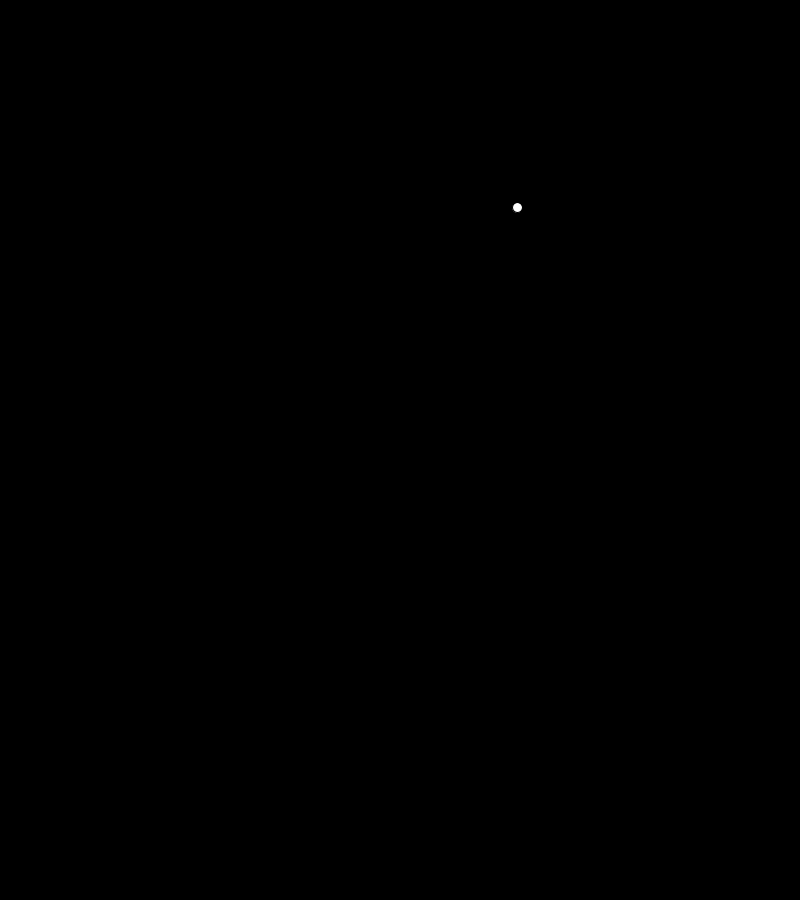
Frame 1 (no input)
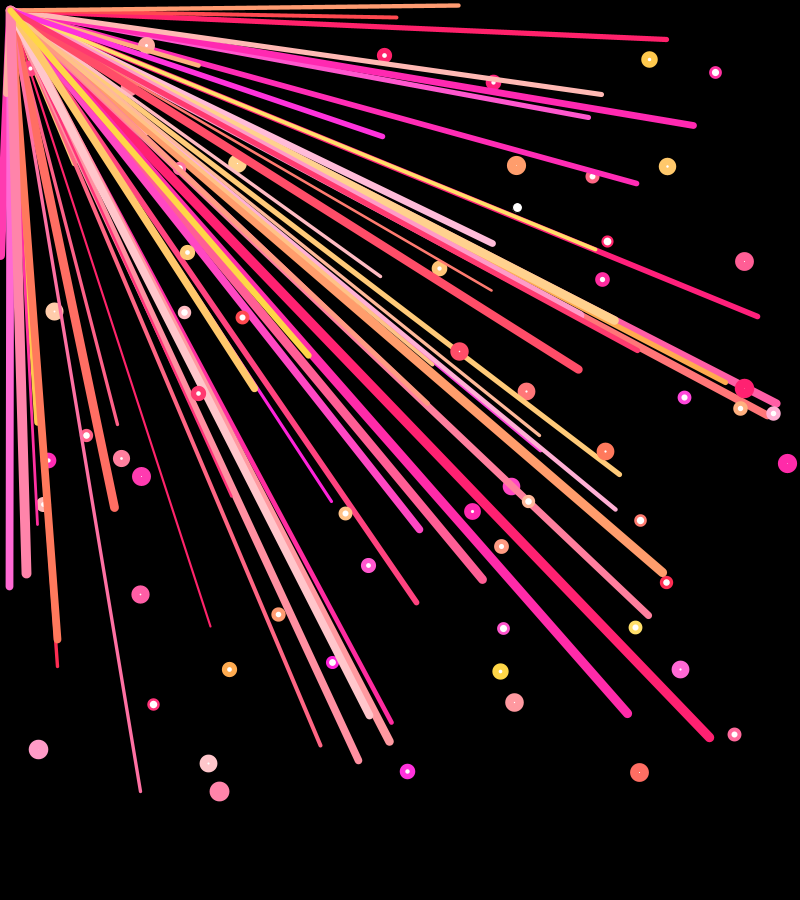
Frame 60 (the mouse pressed at the canvas centre just before this capture)
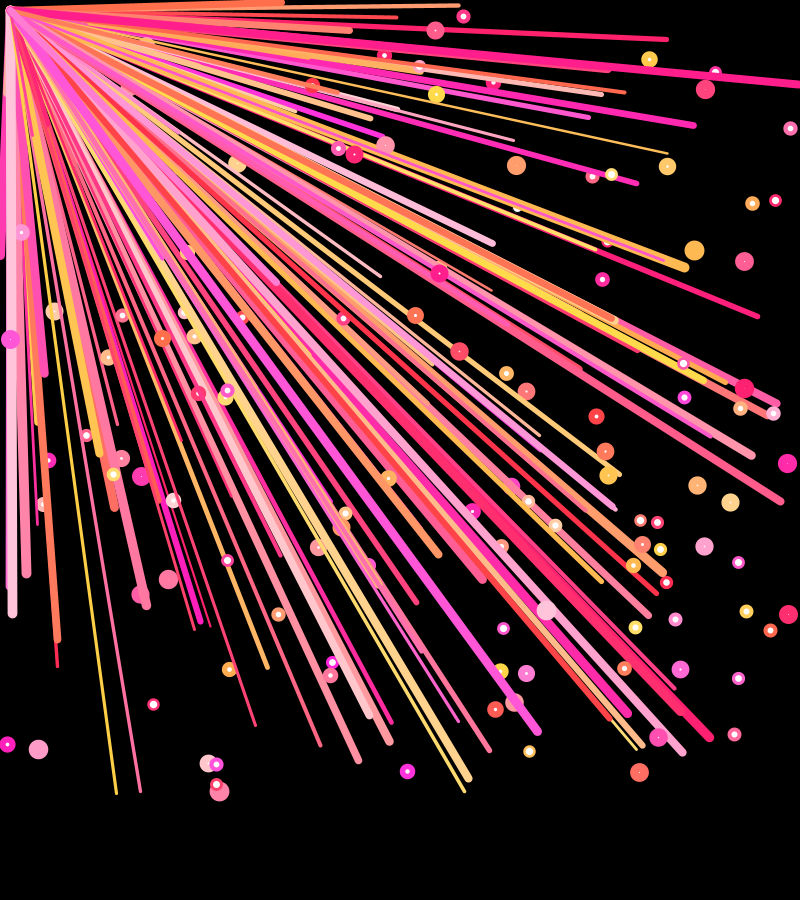
Frame 120 (the mouse held since frame 60 and released just before this capture)

The Processing sketch that drew these frames (run headless with seeded random() and noise(); from frame 60 on, the mouse is pressed at the canvas centre):

// Processing sketch: processing_54411
// ── processing_54411.pde



//import processing.pdf.*;// this is a  library wich is going to let the file saved asa pdf

void setup(  )  {// void setup is to set the canves where the sketch is going to take place
//beginRecord(PDF, "dotswall.pdf"); //the name of the file that is going to be saved
size(800,900); // seting up the canves size
background(0); //The background color of the canvas is black. The color the Processing is using is RGB.
smooth(); //this is for smooth edges
}


void draw(){   // what is going to be sketched in the canvas

ellipse(random(800),random(800),10,10);// Drawing the ellipse where the X and Y axis is random. However, 
//the size of the ellipse does not change only the placement of the ellipse changes randomly.
//Therefore, the ellipse jumps out of the screen randomly.

line(random(800),random(800),10,10);//X and Y  - the line will spread randomly throughout the canvas
//but the position of the line will start from one point and spread out randomly. 
//Therefore 10,10 is the position of the line on the canvas.

stroke(255, random(30,225), random(70,225));//The stroke is going to decide on the color of the line and the ellipse. 
//The choices of the color is random.

strokeWeight(random(2,10));//The strike weight is deciding on the weight of the line which is spreading  throughout the canvas. 
//The weight is going to be between 2 and 10.






}
//void keyPressed() {//this action tell the computer whene the key 'e' is pressd then finsh the recording
//the file will be saved
  //if (key == 'e') {
   // endRecord();
   // exit();
 // }
//}


  
  
